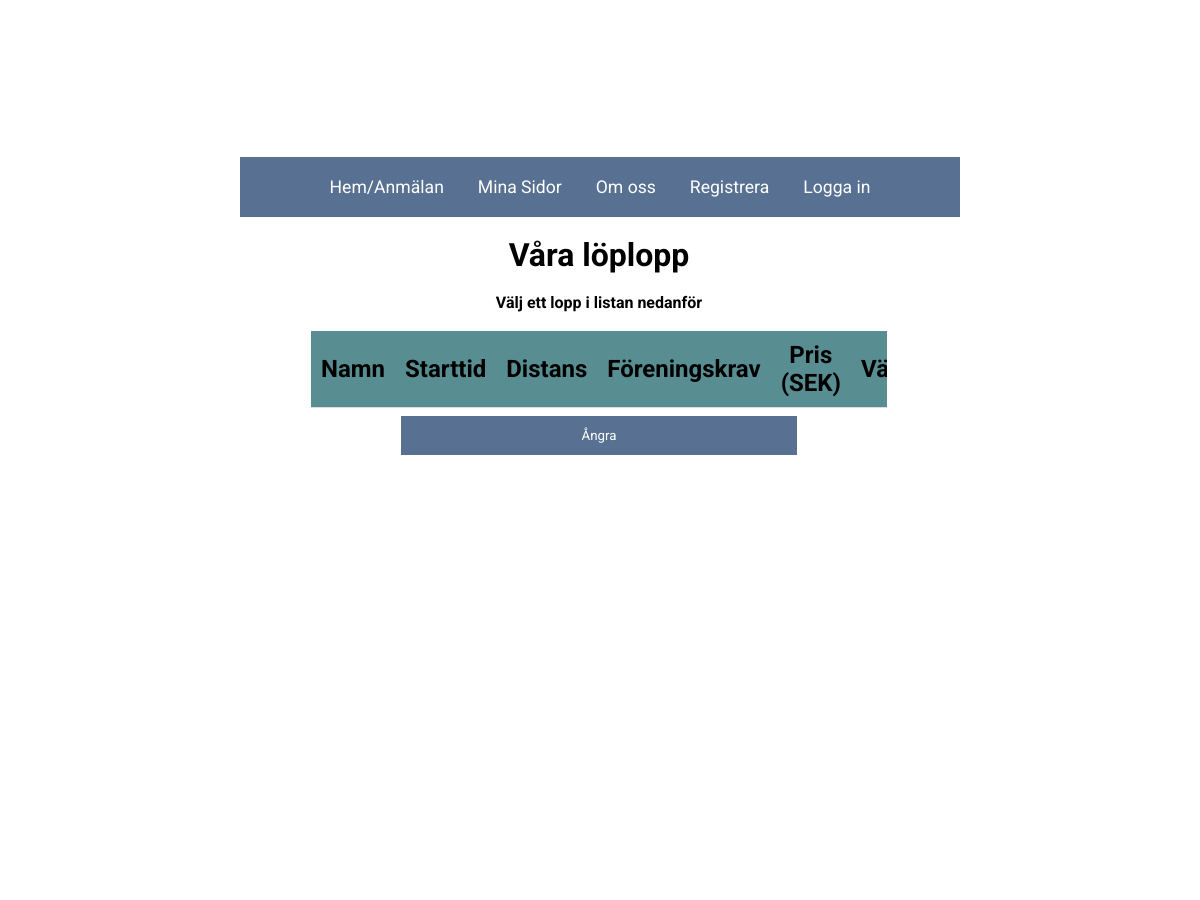
Page /booking_lopning.php (upper part) on the earlier database version.
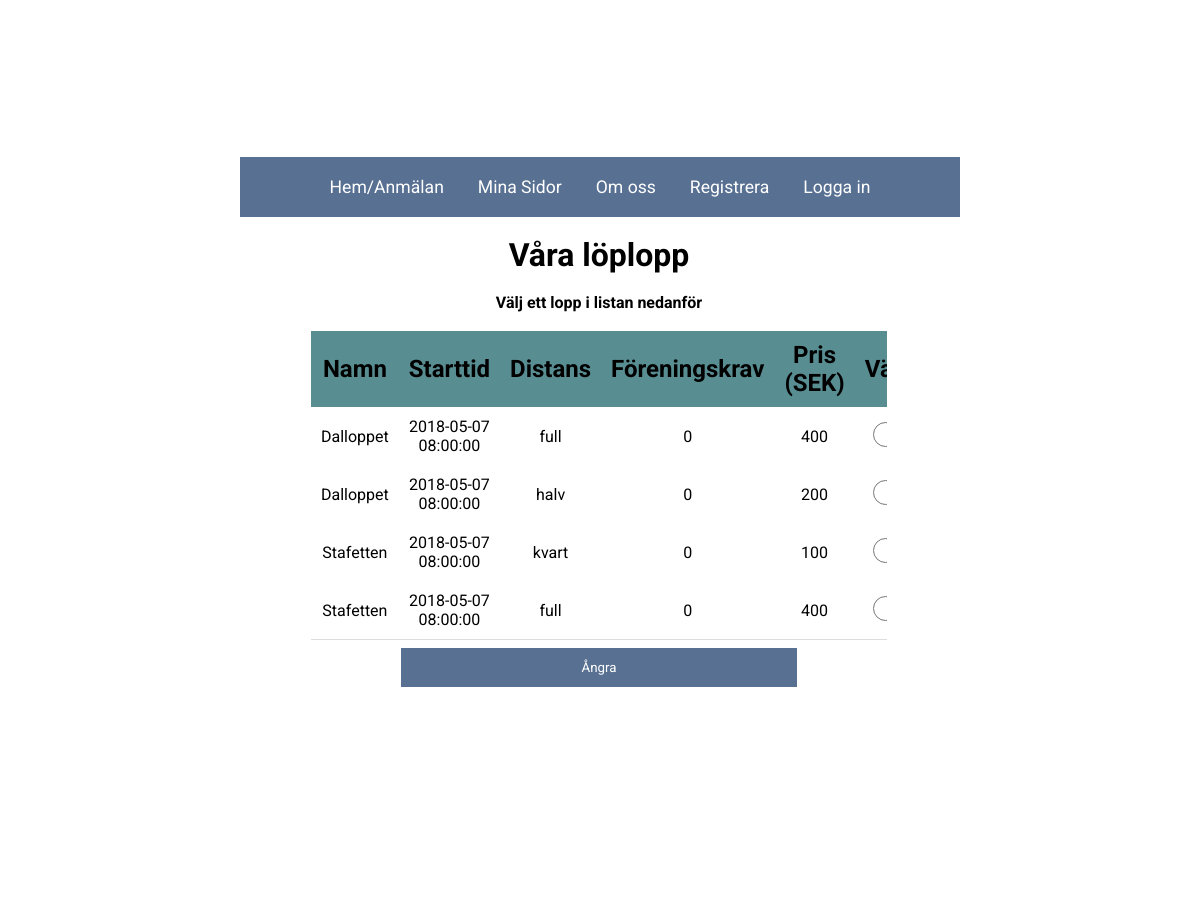
Same page on the later database version.
### tables this page shows
create table loplopp(
	ordningsnr		varchar(255),
    namn			varchar(255),
    starttid		datetime,
	typ				varchar(255),
    klubbkrav	 	bool,
    distans			varchar(255),
    pris			varchar(255),
    grans1			int,  
    grans2			int,  
    primary key (ordningsnr)
    
);

### booking_lopning.php (the view, shortened to what this page needs)
<!DOCTYPE HTML>
<html>
<head>
<link rel="stylesheet" type="text/css" href="style.css">
</head>
<body>
<h1 id="titel">Löpning</h1>
<header>
<ul id="nav">
	<li class="navli"><a class="navcontent" href="index.php">Hem/Anmälan</a></li>
	<li class="navli"><a class="navcontent" href="my_page.php">Mina Sidor</a></li>
	<li class="navli"><a class="navcontent" href="about_us.php">Om oss</a></li>
	<li class="navli"><a class="navcontent" href="sign_up.php">Registrera</a></li>
	<li class="navli"><a class="navcontent" href="login.php">Logga in</a></li>
</ul>
</header>
<?php
include("connection.php");
	echo "<div id='wrapper'>";
		echo "<div id='tillval'>";
			echo "<div id='column'>";
			echo "<br><h1 id='våraLopp'>Våra löplopp</h1><br>";
			echo "<p><b>Välj ett lopp i listan nedanför</b></p>";
			echo "<center><form method='POST' id='bookingForm'>";
				echo "<div style='overflow-x:auto'>";
				echo "<table id='loppform'>";
					echo "<tr>";
						echo "<th class='tabellrad1'>Namn</th>";
						echo "<th class='tabellrad1'>Starttid</th>";
						echo "<th class='tabellrad1'>Distans</th>";
						echo "<th class='tabellrad1'>Föreningskrav</th>";
						echo "<th class='tabellrad1'>Pris (SEK)</th>";
						echo "<th>Välj</th><br>";
							foreach($dbc->query("SELECT * FROM loplopp") as $row){
								echo "<tr>";
									echo "<td class='tabellinfo1'>".$row['namn']."</td>";
									echo "<td class='tabellinfo1'>".$row['starttid']."</td>";
									echo "<td class='tabellinfo1'>".$row['distans']."</td>";
									echo "<td class='tabellinfo1'>".$row['klubbkrav']."</td>";
									echo "<td class='tabellinfo1'>".$row['pris']."</td>";
									echo "<td><input class='knapp1' name='ordnr' value='".$row['ordningsnr']."' type='radio'></td>";
								echo "</tr>";
							}
					echo "</tr>";
				echo "</table>";
				echo "</div>";
		echo "</div>";
		echo "<form method='post'>";
	echo "<form method=post>";
					echo "<center><button class='input' input type='submit'>Ångra</button>";
				echo "</form>";
	echo "</div>";
?>
</div>
</body>
</html>>

Differences in the rows shown:
added loplopp: namn "Dalloppet", starttid "2018-05-07 08:00:00", distans "full", klubbkrav "0", pris "400"
added loplopp: namn "Dalloppet", starttid "2018-05-07 08:00:00", distans "halv", klubbkrav "0", pris "200"
added loplopp: namn "Stafetten", starttid "2018-05-07 08:00:00", distans "kvart", klubbkrav "0", pris "100"
added loplopp: namn "Stafetten", starttid "2018-05-07 08:00:00", distans "full", klubbkrav "0", pris "400"
